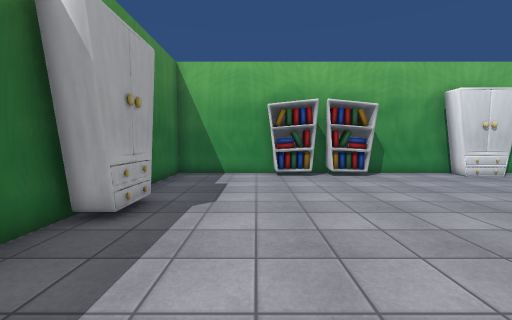
[1] (above)

15 first-person views from a walk through a 3-D level made in the Unity game engine. The camera is 1.4 m above the floor, tilts 4° down and sees 90° across. The floor is counted in squares, 1 m on a side. Each view is taken from the middle of a square. On the plan, view 1 faces up. The plan holds only what a view shows up to about 13 squares ahead; the rest is blank. Some surface patterns are stand-ins.

[2]
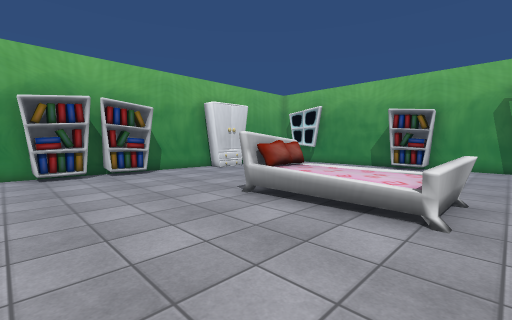

[3]
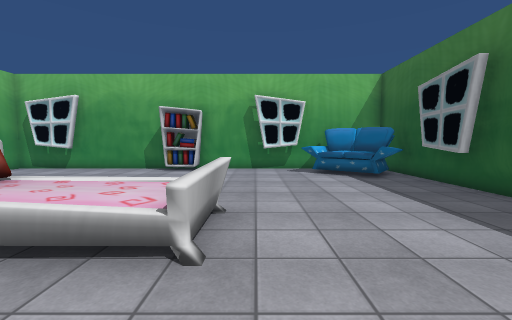

[4]
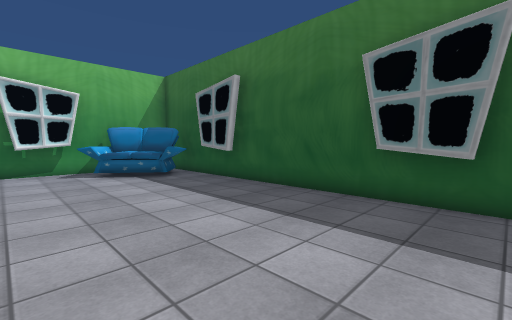

[5]
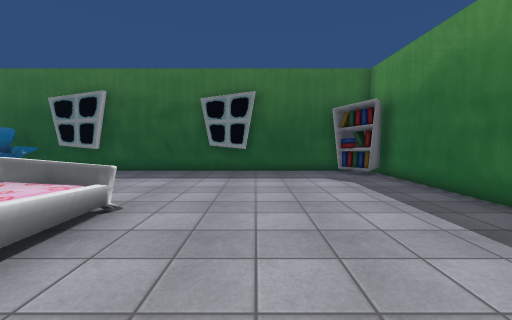

[6]
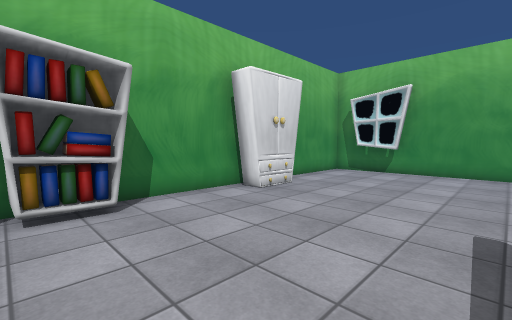

[7]
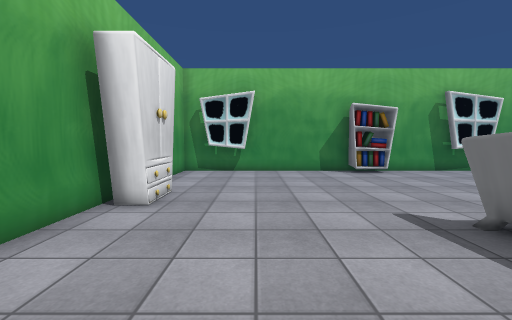

[8]
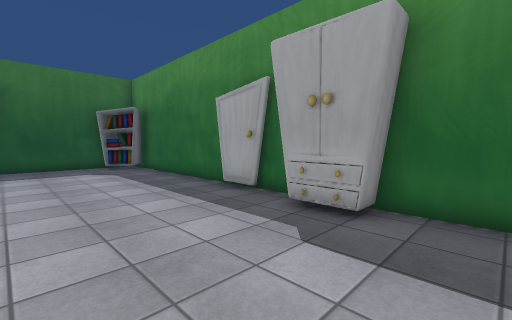

[9]
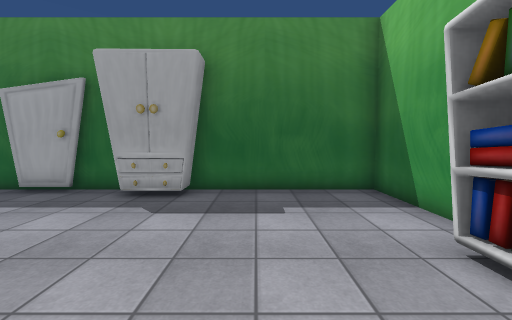

[10]
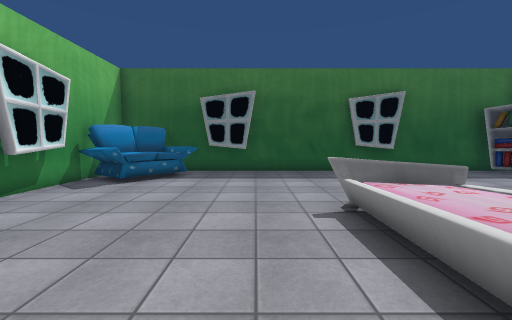

[11]
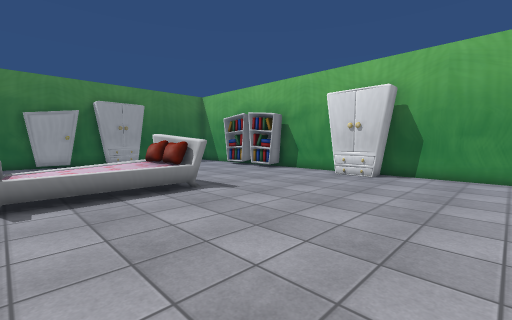

[12]
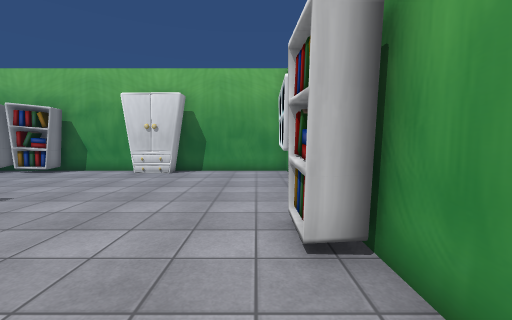

[13]
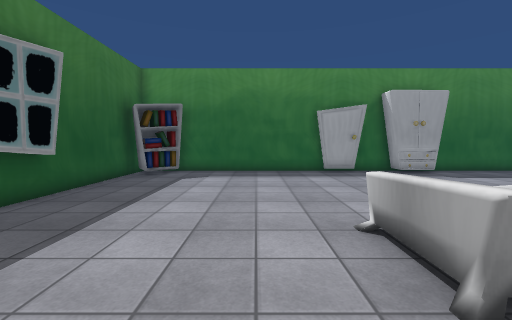

[14]
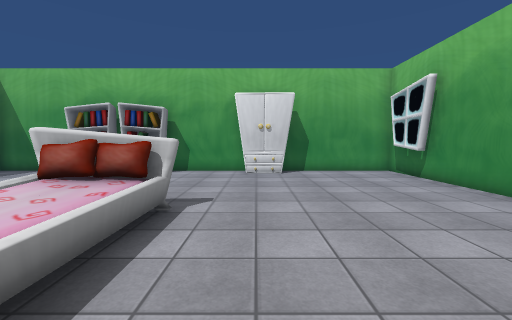

[15]
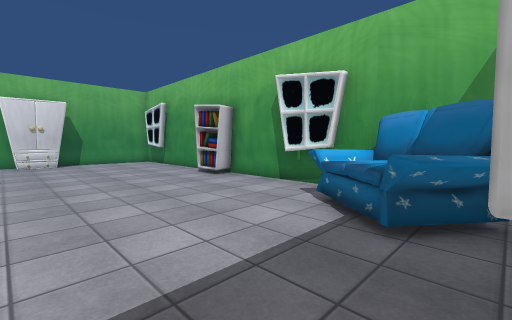

### Floor plan
Points are (right, up) in squares from view 1. A wall is a line through its corners. A room is listed if a view was taken in it or the views show most of it. See-through windows are left out.
Room 1 (views 1, 2, 3, 4, 5, 6, 7, 8, 9, 10, 11, 12, 13, 14, 15)
walls: (-3.2, 3) (-3.2, 1); (-3.3, 2.9) (-3.1, 2.5); (-3.3, 3.1) (-3.1, 2.6); (9.4, -6.9) (11.2, -7); (9.4, -7.1) (11.2, -7.1); (2.4, -7.1) (4.2, -7.1); (15, -3.2) (15, -1.2); (0.9, 11.5) (-3.5, 11.5) (-3.5, -6.5); (15, 8.4) (15, 10.4); (15.5, -5.6) (15.5, 11.5) (2.5, 11.5); (-2.9, -7.5) (14.9, -7.5)
objects: shelf (-3, -7) to (-2, -6); wardrobe (-3, 4) to (-3, 6); shelf (1, 11) to (2, 11); shelf (3, 11) to (5, 11); bed (5, 0) to (7, 4); wardrobe (8, 10) to (10, 11); sofa (12, -7) to (15, -3); shelf (15, 2) to (15, 3)

Positions as (right, up) in squares from view 1, and headings:
1: (0, 0), facing up
2: (0, -1), facing up-right
3: (2, -1), facing right
4: (2, -1), facing down-right
5: (2, 5), facing down
6: (3, 5), facing up-right
7: (3, 8), facing right
8: (2, 8), facing down-left
9: (4, 8), facing left
10: (9, 5), facing down
11: (14, 0), facing up-left
12: (14, -1), facing up
13: (9, -2), facing left
14: (9, -1), facing up
15: (8, -7), facing up-right
